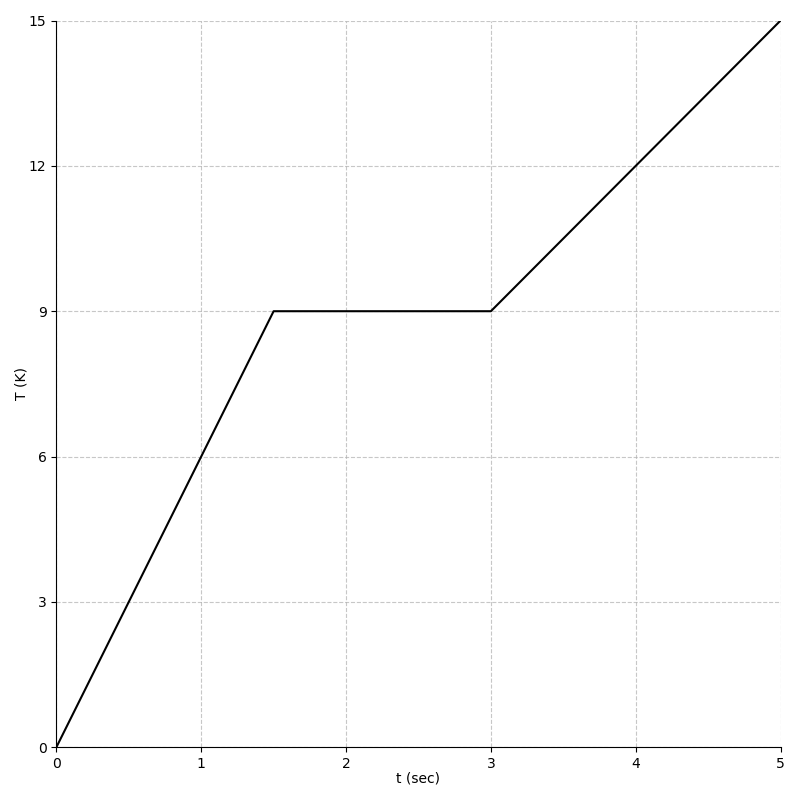

The script that drew this image:
import matplotlib.pyplot as plt
import numpy as np

# Define the x and y coordinates for the line segments with new slopes
x = [0, 1.5, 3, 5]
y = [0, 9, 9, 15]

# Create the plot
plt.figure(figsize=(8, 8))
plt.plot(x, y, 'k-', linewidth=1.5)

# Set labels and title
plt.xlabel('t (sec)', labelpad=0)
plt.ylabel('T (K)', labelpad=0)

# Add slope labels
# plt.text(0.6, 5, '5.0', fontsize=12)
# plt.text(3.5, 13.5, '8.0', fontsize=12)
# plt.text(6.5, 22, '4.0', fontsize=12)

# Add segment labels (A through F)
# plt.text(0, 1, 'A', fontsize=10, fontweight='bold')
# plt.text(2, 10.5, 'B', fontsize=10, fontweight='bold')
# plt.text(3.5, 9.5, 'C', fontsize=10, fontweight='bold')
# plt.text(4.4, 18.5, 'D', fontsize=10, fontweight='bold')
# plt.text(5.9, 18.5, 'E', fontsize=10, fontweight='bold')
# plt.text(7.8, 26, 'F', fontsize=10, fontweight='bold')

# Set ticks and limits
plt.xticks(np.arange(0, 6, 1))  # x-axis ticks from 0 to 5
plt.yticks(np.arange(0, 16, 3))  # y-axis ticks from 0 to 15 in steps of 3
plt.xlim(0, 5)  # Set x-axis limits
plt.ylim(0, 15)  # Set y-axis limits

# Add gridlines
plt.grid(True, linestyle='--', alpha=0.7)

# Show only left and bottom spines
ax = plt.gca()
ax.spines['top'].set_visible(False)
ax.spines['right'].set_visible(False)
ax.spines['left'].set_visible(True)
ax.spines['bottom'].set_visible(True)

# Adjust layout
plt.tight_layout()

plt.show()
